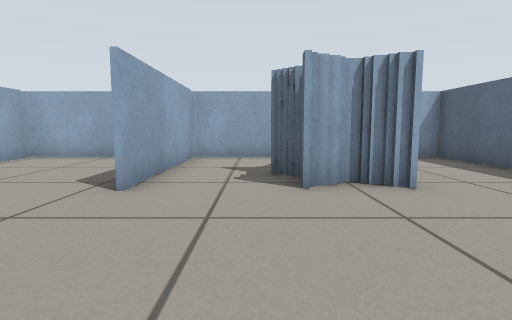
view 1 (above)

16 first-person views from a walk through a Gazebo world. The camera is 0.45 m above the floor, tilts 6° down and sees 80° across. The floor is counted in squares, 0.5 m on a side. Each view is taken from the middle of a square. On the plan, view 1 faces up. The plan holds only what a view shows up to about 11 squares ahead; the rest is blank.

view 2
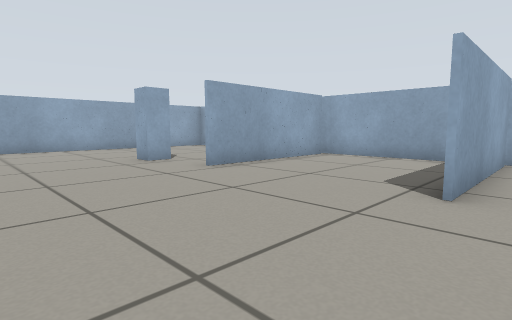

view 3
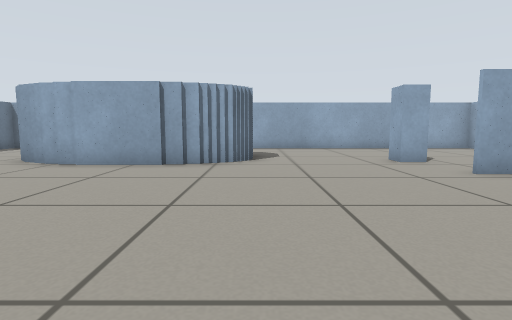

view 4
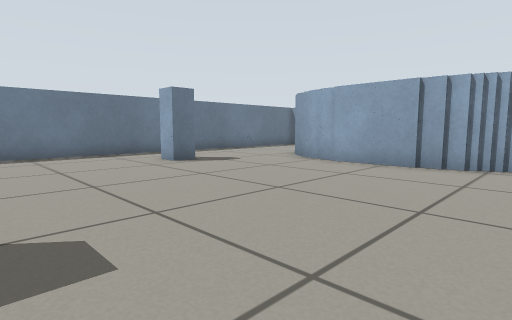

view 5
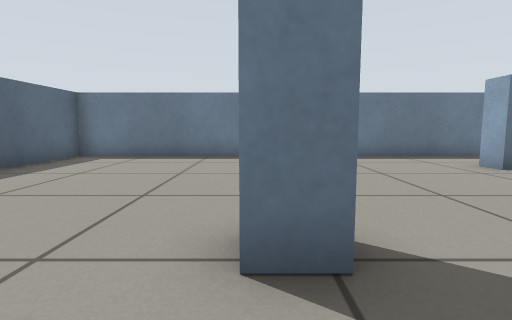

view 6
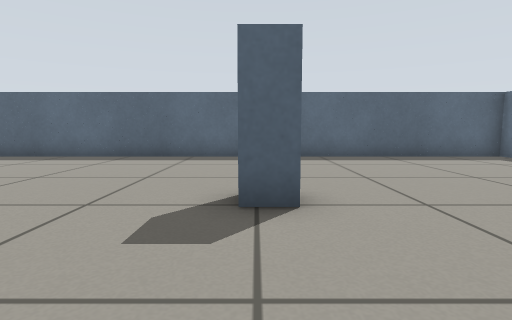

view 7
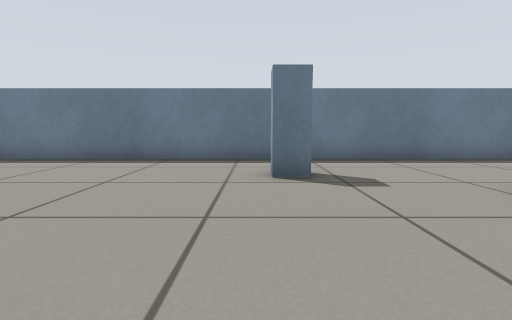

view 8
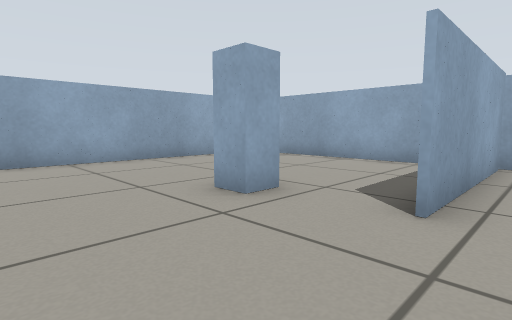

view 9
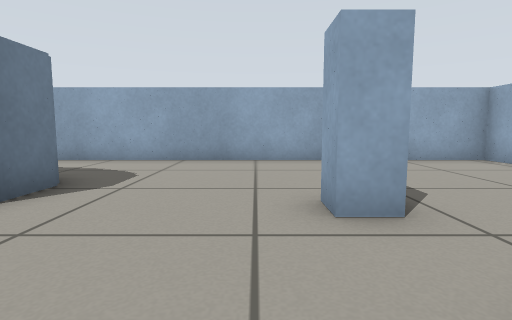

view 10
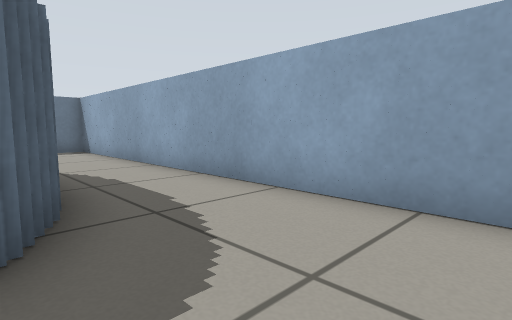

view 11
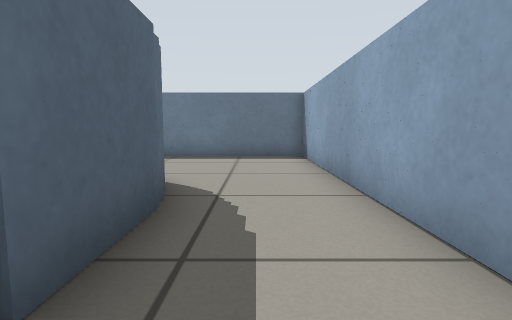

view 12
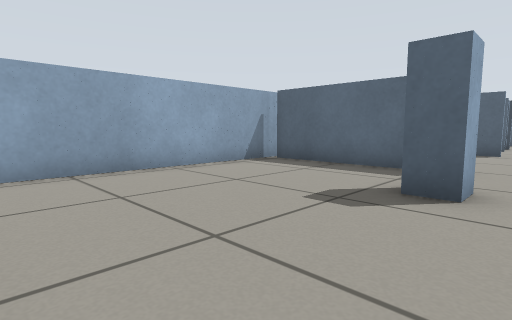

view 13
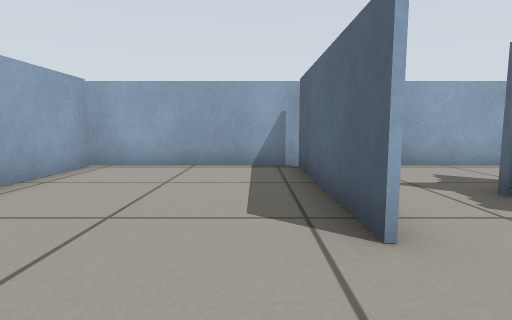

view 14
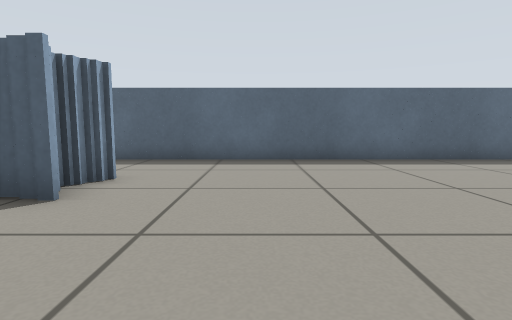

view 15
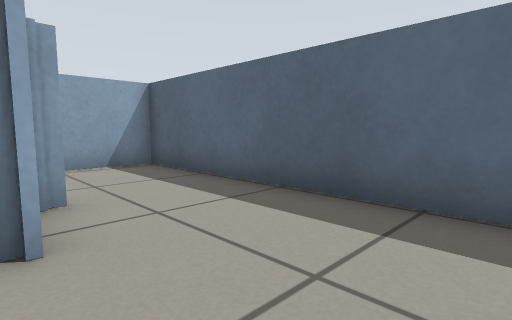

view 16
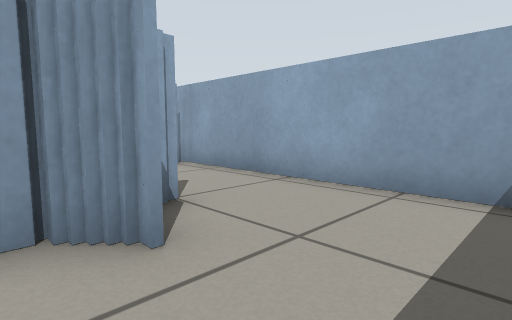

### Floor plan
Points are (right, up) in squares from view 1. A wall is a line through its corners. A room is listed if a view was taken in it or the views show most of it. See-through windows are left out.
Room 1 (views 1, 2, 3, 4, 5, 6, 7, 8, 9, 10, 11, 12, 13, 14, 15, 16)
walls: (-0.6, -3.6) (-0.6, -2.8) (0.1, -2.8); (-8.4, -1.8) (-8.4, -5); (-8.6, -1.1) (-8.6, -1.9); (-9, -0.4) (-9, -1); (-2, 4.2) (-2, 9.1); (-8.6, -4.9) (-8.6, -5.5); (-6.1, -7.5) (-5.3, -7.5) (-5.3, -8.2); (-9, -5.8) (-9, -6.2); (-11, -0.1) (-9.6, -0.1); (-7, 5.4) (-7, 9.1); (0.8, 4.4) (0.8, 5.8); (-9, 4.6) (-9, 3.8) (-9.7, 3.8) (-9.7, 4.5); (1.5, 4.8) (0.9, 4.8); (2.1, 4.8) (1.6, 4.8); (2.5, 4.5) (2, 4.5); (-11.9, -5) (-11.9, -2.2); (2.6, 5.6) (2.2, 5.6) (2.2, 5.1); (1.6, 7.1) (1.6, 6.6); (3, 6) (2.5, 6); (-1.9, 9.1) (-1.9, 4.2); (-6.9, 9.1) (-6.9, 4.2); (5.6, -10.7) (5.6, 9.4) (-14.5, 9.4) (-14.5, -10.7) (5.6, -10.7)

Positions as (right, up) in squares from view 1, and headings:
1: (0, 0), facing up
2: (-1, 0), facing up-left
3: (-1, 0), facing left
4: (-1, 0), facing down-left
5: (0, -1), facing down
6: (-4, -3), facing right
7: (-5, -2), facing down
8: (-6, 1), facing up-left
9: (-6, 3), facing left
10: (-11, 2), facing down-left
11: (-13, -1), facing down
12: (-14, 3), facing up-right
13: (-3, 2), facing up
14: (-3, 2), facing right
15: (2, 2), facing up-right
16: (5, 5), facing up-left
